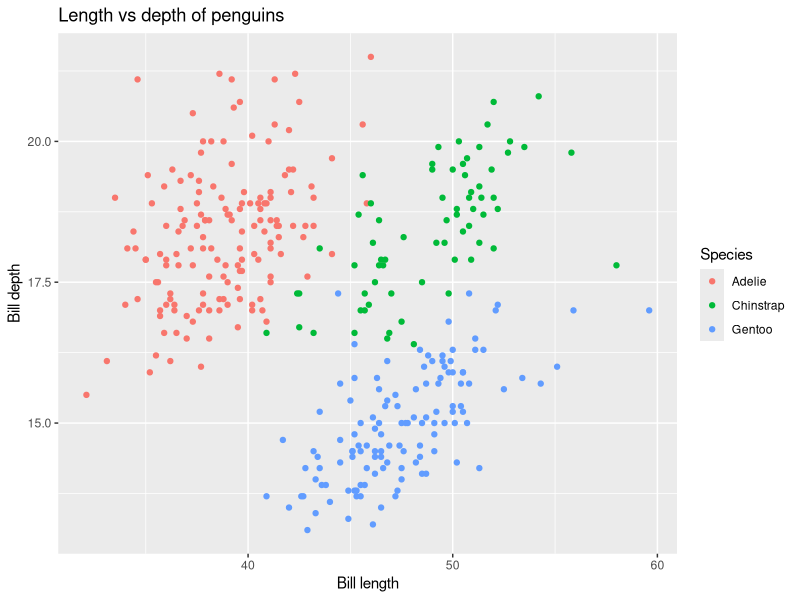

R code for this plot:
#| title: "Penguin Scatters"
#| dataset-name: "palmerpenguins::penguins"
#| description: "The `palmerpenguins` dataset is one of the most famous in modern R programming. Data were collected and made available by [Dr. Kristen Gorman](https://www.uaf.edu/cfos/people/faculty/detail/kristen-gorman.php) and the [Palmer Station, Antarctica LTER](https://pallter.marine.rutgers.edu/), a member of the [Long Term Ecological Research Network](https://lternet.edu/). The original data is available [here](https://allisonhorst.github.io/palmerpenguins/)."

library(ggplot2)
library(palmerpenguins)

p <- ggplot(penguins, aes(x=bill_length_mm, y = bill_depth_mm, colour = species)) +
  geom_point() +
  labs(x="Bill length", y="Bill depth", colour="Species") +
  ggtitle("Length vs depth of penguins")

print(p)
